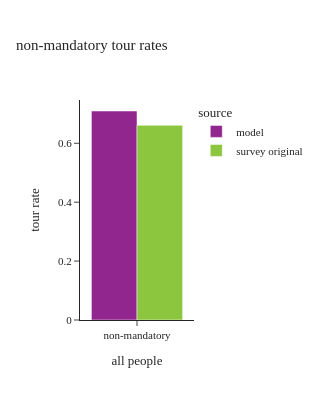

The notebook cell this image was saved under:
### Code cell
df_plot = calc_tour_rates(tour_data[tour_data['tour_cat_reassign']=="non_mandatory"])
df_plot['all people'] = "non-mandatory"

fig = px.bar(df_plot, x="all people", y="tour rate", color="source",barmode="group",
             title="non-mandatory tour rates")
fig.update_layout(height=400, width=300)
fig.show()

### Figure 1 — Plotly figure (JSON) as saved in the notebook; plotly's stock layout.template omitted (floating-point values rounded to 4 significant figures)
{"data": [{"alignmentgroup": "True", "hovertemplate": "source=model<br>all people=%{x}<br>tour rate=%{y}<extra></extra>", "legendgroup": "model", "marker": {"color": "#91268F", "pattern": {"shape": ""}}, "name": "model", "offsetgroup": "model", "orientation": "v", "showlegend": true, "textposition": "auto", "type": "bar", "x": ["non-mandatory"], "xaxis": "x", "y": [0.7096], "yaxis": "y"}, {"alignmentgroup": "True", "hovertemplate": "source=survey original<br>all people=%{x}<br>tour rate=%{y}<extra></extra>", "legendgroup": "survey original", "marker": {"color": "#8CC63E", "pattern": {"shape": ""}}, "name": "survey original", "offsetgroup": "survey original", "orientation": "v", "showlegend": true, "textposition": "auto", "type": "bar", "x": ["non-mandatory"], "xaxis": "x", "y": [0.6609], "yaxis": "y"}], "layout": {"barmode": "group", "height": 400, "legend": {"title": {"text": "source"}, "tracegroupgap": 0}, "title": {"text": "non-mandatory tour rates"}, "width": 300, "xaxis": {"anchor": "y", "domain": [0.0, 1.0], "title": {"text": "all people"}}, "yaxis": {"anchor": "x", "domain": [0.0, 1.0], "title": {"text": "tour rate"}}}}
